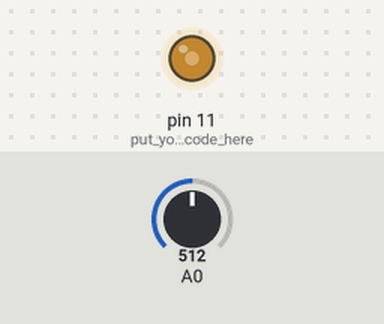
Recording of a sketch running on a simulated Arduino Uno, built with avr-gcc and run on an emulated ATmega328P. Parts: output pins drawn as LEDs (lit = HIGH). The inputs (shaded band) are chosen by the test bench; at power-on: A0 = 512.

Above: at 1.2 s.
1.3 s: A0 set to 122
At 3.0 s:
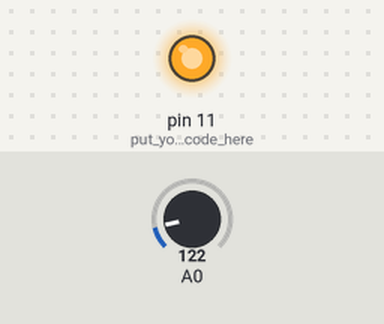
4.3 s: A0 set to 306
At 6.7 s:
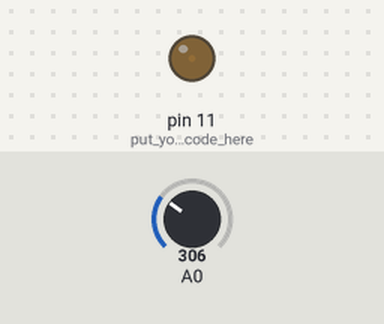
Timing chart, 0 to 13.3 s (numbered marks = the images above; inputs shaded):
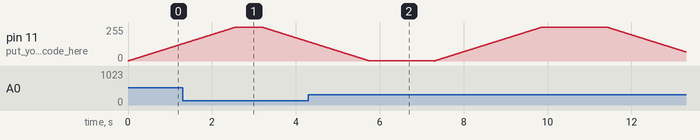

The sketch:

Ejercicio_10.ino
```cpp
int i;
boolean d=0;
void setup() {
  pinMode(11, OUTPUT);// put your setup code here, to run once:
  Serial.begin(9600);
}

void loop() {

  // put your main code here, to run repeatedly:
  for(i=0;;){
    int sensorValue = analogRead(A0);
    if(i<255&&d==0){
      i++;
    }
    else{
      i--;
    }
    if(i==0&&d==1){
      d=0;
      delay(sensorValue*5);
    }
    if(i>=255){
      d=1;
      delay(sensorValue*5);
    }

    analogWrite(11,i);
    delay(10);
    }
  }
```
